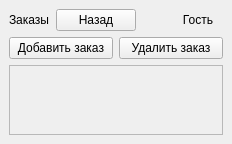
<?xml version="1.0" encoding="UTF-8"?>
<!-- orders_list.ui -->
<ui version="4.0">
 <class>OrderListWindow</class>
 <widget class="QMainWindow" name="OrderListWindow">
  <property name="windowTitle"><string>Заказы</string></property>
  <widget class="QWidget" name="centralwidget">
   <layout class="QVBoxLayout" name="verticalLayout">
    <item>
     <layout class="QHBoxLayout" name="head">
      <item><widget class="QLabel" name="lbl_title"><property name="text"><string>Заказы</string></property><property name="wordWrap"><bool>true</bool></property></widget></item>
      <item><widget class="QPushButton" name="btn_back"><property name="text"><string>Назад</string></property></widget></item>
      <item><spacer name="horizontalSpacer"><property name="orientation"><enum>Qt::Horizontal</enum></property><property name="sizeHint"><size><width>40</width><height>20</height></size></property></spacer></item>
      <item><widget class="QLabel" name="lbl_role"><property name="text"><string>Гость</string></property><property name="alignment"><set>Qt::AlignmentFlag::AlignRight|Qt::AlignmentFlag::AlignVCenter</set></property><property name="wordWrap"><bool>true</bool></property></widget></item>
      <item><widget class="QLabel" name="lbl_user"><property name="text"><string> </string></property><property name="alignment"><set>Qt::AlignmentFlag::AlignRight|Qt::AlignmentFlag::AlignVCenter</set></property><property name="wordWrap"><bool>true</bool></property></widget></item>
     </layout>
    </item>
    <item>
     <layout class="QHBoxLayout" name="row_buttons">
      <item><widget class="QPushButton" name="btn_add"><property name="text"><string>Добавить заказ</string></property></widget></item>
      <item><widget class="QPushButton" name="btn_del"><property name="text"><string>Удалить заказ</string></property></widget></item>
     </layout>
    </item>
    <item>
     <widget class="QScrollArea" name="orders_scroll">
      <property name="horizontalScrollBarPolicy"><enum>Qt::ScrollBarPolicy::ScrollBarAlwaysOff</enum></property>
      <property name="widgetResizable"><bool>true</bool></property>
      <widget class="QWidget" name="orders_scroll_contents">
       <layout class="QVBoxLayout" name="orders_cards_layout">
        <property name="spacing"><number>8</number></property>
        <item>
         <spacer name="orders_vertical_spacer">
          <property name="orientation"><enum>Qt::Orientation::Vertical</enum></property>
          <property name="sizeHint" stdset="0"><size><width>20</width><height>40</height></size></property>
         </spacer>
        </item>
       </layout>
      </widget>
     </widget>
    </item>
   </layout>
  </widget>
 </widget>
 <resources/><connections/>
</ui>
